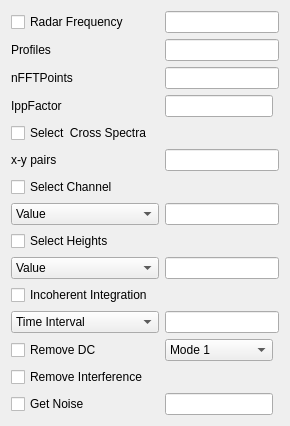
            <widget class="QWidget" name="tabopSpectra">
             <attribute name="title">
              <string>Operation</string>
             </attribute>
             <layout class="QGridLayout" name="gridLayout_5">
              <item row="4" column="0" colspan="2">
               <widget class="QCheckBox" name="specOpCebCrossSpectra">
                <property name="text">
                 <string>Select  Cross Spectra</string>
                </property>
               </widget>
              </item>
              <item row="8" column="0" colspan="2">
               <widget class="QComboBox" name="specOpComChannel">
                <item>
                 <property name="text">
                  <string>Value</string>
                 </property>
                </item>
                <item>
                 <property name="text">
                  <string>Index</string>
                 </property>
                </item>
               </widget>
              </item>
              <item row="8" column="3" colspan="2">
               <widget class="QLineEdit" name="specOpChannel"/>
              </item>
              <item row="11" column="0" colspan="2">
               <widget class="QComboBox" name="specOpComHeights">
                <item>
                 <property name="text">
                  <string>Value</string>
                 </property>
                </item>
                <item>
                 <property name="text">
                  <string>Index</string>
                 </property>
                </item>
               </widget>
              </item>
              <item row="11" column="3" colspan="2">
               <widget class="QLineEdit" name="specOpHeights"/>
              </item>
              <item row="13" column="3" colspan="2">
               <widget class="QLineEdit" name="specOpIncoherent"/>
              </item>
              <item row="14" column="0" colspan="2">
               <widget class="QCheckBox" name="specOpCebRemoveDC">
                <property name="text">
                 <string>Remove DC</string>
                </property>
               </widget>
              </item>
              <item row="9" column="0">
               <widget class="QCheckBox" name="specOpCebHeights">
                <property name="text">
                 <string>Select Heights</string>
                </property>
               </widget>
              </item>
              <item row="7" column="0">
               <widget class="QCheckBox" name="specOpCebChannel">
                <property name="text">
                 <string>Select Channel</string>
                </property>
               </widget>
              </item>
              <item row="6" column="3" colspan="2">
               <widget class="QLineEdit" name="specOppairsList"/>
              </item>
              <item row="2" column="3" colspan="2">
               <widget class="QLineEdit" name="specOpnFFTpoints"/>
              </item>
              <item row="6" column="0" colspan="2">
               <widget class="QLabel" name="label_31">
                <property name="text">
                 <string>x-y pairs</string>
                </property>
               </widget>
              </item>
              <item row="2" column="0" colspan="2">
               <widget class="QLabel" name="label_26">
                <property name="text">
                 <string>nFFTPoints</string>
                </property>
               </widget>
              </item>
              <item row="12" column="0">
               <widget class="QCheckBox" name="specOpCebIncoherent">
                <property name="text">
                 <string>Incoherent Integration</string>
                </property>
               </widget>
              </item>
              <item row="13" column="0" colspan="2">
               <widget class="QComboBox" name="specOpCobIncInt">
                <item>
                 <property name="text">
                  <string>Time Interval</string>
                 </property>
                </item>
                <item>
                 <property name="text">
                  <string>Profiles</string>
                 </property>
                </item>
               </widget>
              </item>
              <item row="12" column="3">
               <spacer name="horizontalSpacer_2">
                <property name="orientation">
                 <enum>Qt::Horizontal</enum>
                </property>
                <property name="sizeHint" stdset="0">
                 <size>
                  <width>40</width>
                  <height>20</height>
                 </size>
                </property>
               </spacer>
              </item>
              <item row="0" column="0" colspan="2">
               <widget class="QCheckBox" name="specOpCebRadarfrequency">
                <property name="text">
                 <string>Radar Frequency</string>
                </property>
               </widget>
              </item>
              <item row="9" column="3">
               <spacer name="horizontalSpacer_11">
                <property name="orientation">
                 <enum>Qt::Horizontal</enum>
                </property>
                <property name="sizeHint" stdset="0">
                 <size>
                  <width>40</width>
                  <height>20</height>
                 </size>
                </property>
               </spacer>
              </item>
              <item row="7" column="3">
               <spacer name="horizontalSpacer_8">
                <property name="orientation">
                 <enum>Qt::Horizontal</enum>
                </property>
                <property name="sizeHint" stdset="0">
                 <size>
                  <width>40</width>
                  <height>20</height>
                 </size>
                </property>
               </spacer>
              </item>
              <item row="0" column="3" colspan="2">
               <widget class="QLineEdit" name="specOpRadarfrequency"/>
              </item>
              <item row="4" column="3">
               <spacer name="horizontalSpacer_7">
                <property name="orientation">
                 <enum>Qt::Horizontal</enum>
                </property>
                <property name="sizeHint" stdset="0">
                 <size>
                  <width>40</width>
                  <height>20</height>
                 </size>
                </property>
               </spacer>
              </item>
              <item row="1" column="0">
               <widget class="QLabel" name="label_21">
                <property name="text">
                 <string>Profiles</string>
                </property>
               </widget>
              </item>
              <item row="1" column="3" colspan="2">
               <widget class="QLineEdit" name="specOpProfiles"/>
              </item>
              <item row="15" column="0">
               <widget class="QCheckBox" name="specOpCebRemoveInt">
                <property name="text">
                 <string>Remove Interference</string>
                </property>
               </widget>
              </item>
              <item row="15" column="3">
               <spacer name="horizontalSpacer_12">
                <property name="orientation">
                 <enum>Qt::Horizontal</enum>
                </property>
                <property name="sizeHint" stdset="0">
                 <size>
                  <width>40</width>
                  <height>20</height>
                 </size>
                </property>
               </spacer>
              </item>
              <item row="14" column="3">
               <widget class="QComboBox" name="specOpComRemoveDC">
                <item>
                 <property name="text">
                  <string>Mode 1</string>
                 </property>
                </item>
                <item>
                 <property name="text">
                  <string>Mode 2</string>
                 </property>
                </item>
               </widget>
              </item>
              <item row="3" column="0">
               <widget class="QLabel" name="label_70">
                <property name="text">
                 <string>IppFactor</string>
                </property>
               </widget>
              </item>
              <item row="3" column="3">
               <widget class="QLineEdit" name="specOpippFactor"/>
              </item>
              <item row="16" column="0">
               <widget class="QCheckBox" name="specOpCebgetNoise">
                <property name="text">
                 <string>Get Noise</string>
                </property>
               </widget>
              </item>
              <item row="16" column="3">
               <widget class="QLineEdit" name="specOpgetNoise"/>
              </item>
             </layout>
            </widget>
